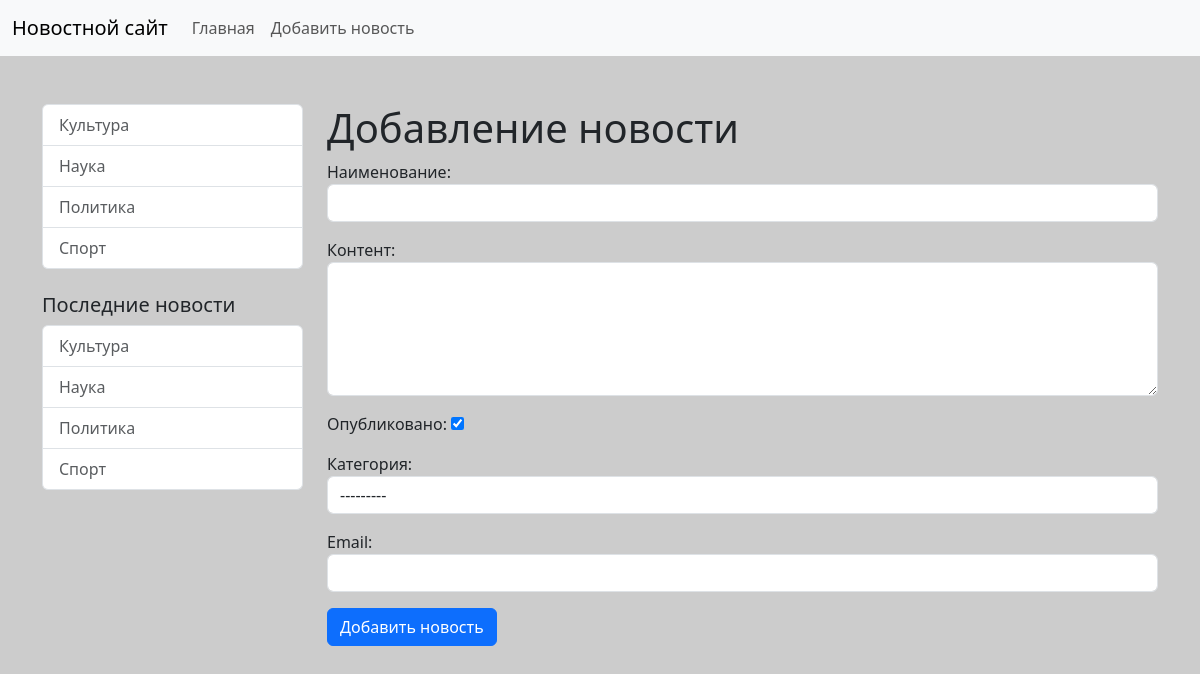
The page /news/add-news on the database its author committed.
### news/models.py (models this page shows)
class Category(models.Model):
    title=models.CharField(max_length=150, db_index=True, verbose_name='Наименование категории')
    def get_absolute_url(self):
        return reverse('category', kwargs={'category_id': self.pk})
    class Meta:
        verbose_name='Категория'
        verbose_name_plural='Категории'
        ordering=['title']
    def __str__(self):
        return self.title

### news/views.py (the view)
# urls.py: path('add-news', add_news, name='add_news'),
def add_news(request):
    if request.method == 'POST':
        form = NewsForm(request.POST)
        if form.is_valid():
            news = form.save()
            return redirect(news)
    else:
        form = NewsForm()
    return render(request, 'news/add_news.html', {'form': form})

### news/forms.py (shortened to what this page needs)
class NewsForm(forms.ModelForm):
    class Meta:
        model = News
        fields = ['title', 'content', 'is_published', 'category', 'email']
        widgets = {
            'title': forms.TextInput(attrs={"class": "form-control"}),
            'content': forms.Textarea(attrs={
                "class": "form-control",
                "rows": 5
            }),
            'category': forms.Select(attrs={"class": "form-control"}),
            'email': forms.EmailInput(attrs={"class": "form-control"})
        }

### news/templatetags/news_tags.py (called while the page is built)
@register.simple_tag(name='get_list_categories')
def get_categories(name='get_list_categories'):
  return Category.objects.all()

@register.inclusion_tag('news/list_categories.html')
def show_categories(arg1='Последние', arg2='новости'):
  categories = Category.objects.all()
  return {"categories": categories, "arg1": arg1, "arg2": arg2}

### news/templates/news/add_news.html (shortened to what this page needs)
{% extends 'base.html' %}
{% block sidebar %}
    {% include 'inc/_sidebar.html' %}
{% endblock %}
{% block content %}
<h1>Добавление новости</h1>
<form action="{% url 'add_news' %}" method="post">
    {% for field in form %}
        <div class="mb-3">
            {{field.label_tag}}
            {{field}}
        </div>
    {% endfor %}
    <button type="submit" class="btn btn-primary">
        Добавить новость
    </button>
</form>
{% endblock %}

### templates/inc/_sidebar.html
{% load news_tags %}
<div class="list-group">
  {% get_list_categories as categories%}
  {% for item in categories %}
    <a href="{% url 'category' item.pk %}" class="list-group-item list-group-item-action">{{item.title}}</a>
  {% endfor %}
</div>
<br>
{% show_categories %}

### news/templates/news/list_categories.html
{% if arg1 or arg2 %}
  <h5>{{ arg1 }} {{ arg2 }}</h5>
{% endif %}
<div class="list-group">
  {% for item in categories %}
    <a href="{{item.get_absolute_url}}" class="list-group-item list-group-item-action">{{item.title}}</a>
  {% endfor %}
</div>

### MySite/static/css/style.css (style rules this page uses)
body { background-color: #ccc; }

### rows shown on the page
Category: title "Культура"
Category: title "Наука"
Category: title "Политика"
Category: title "Спорт"

### other values the page prints
{{ arg1 }} "Последние"
{{ arg2 }} "новости"
{{ field.label_tag }} "Наименование:" "Контент:" "Опубликовано:" "Категория:" "Email:"
